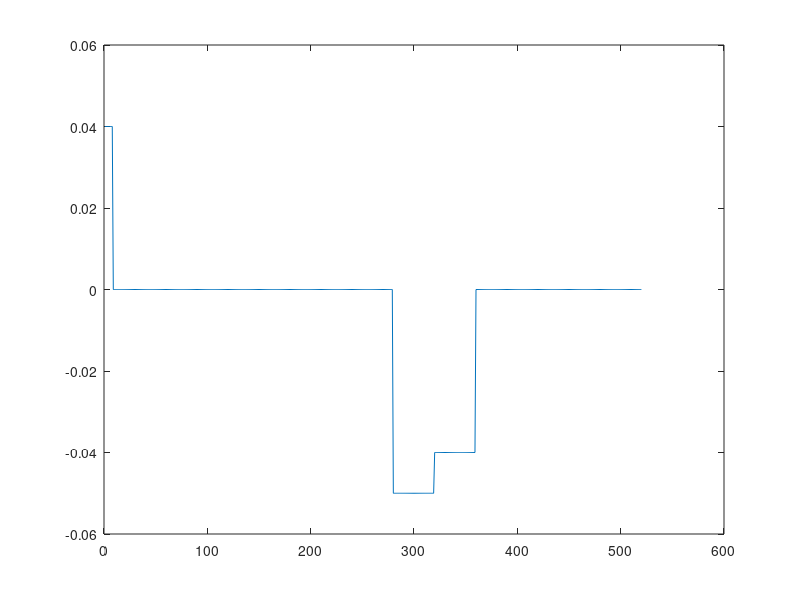
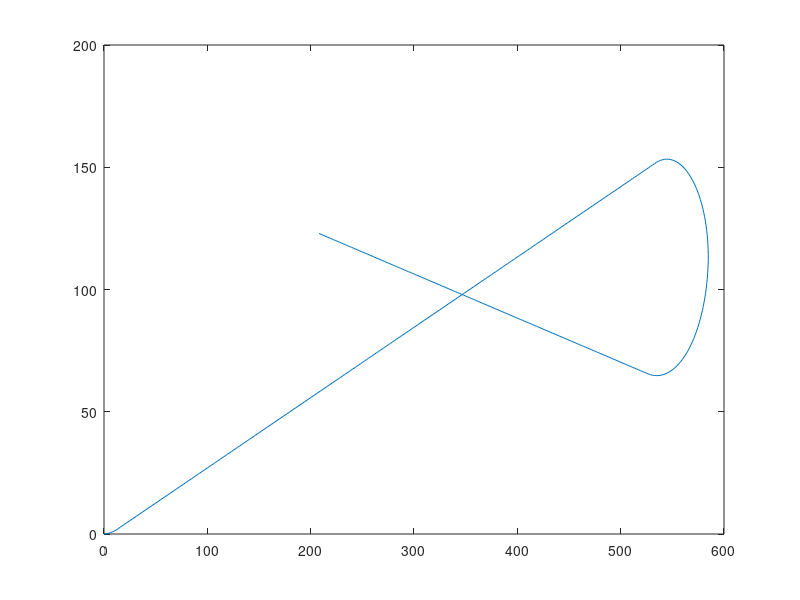

The MATLAB source for these figures, in order: (Note: this script raises an error after producing the figures.)
clc;clear;close

% Track Generator 2 - Track Circuit
% Note
% total time used = 61.2
% Time
ts = 0.1; % Sampling Time
ttotal = 52; % Total Simulation Time
% ttotal = 52; % Total Simulation Time
nt = ttotal/ts; % Total sampling
n = 0:ts:ttotal-ts; % Time every sampling
% Road Gradient1
psi_R = 0;
for k=2:nt
    if (k*ts<1)
        psi_R(k)=psi_R(k-1)+0.04;
    elseif (k*ts > 28)&&(k*ts <= 32)
        psi_R(k) = psi_R(k-1)-0.05;
    elseif (k*ts > 32)&&(k*ts <= 36)
        psi_R(k) = psi_R(k-1)-0.04;
        %     elseif (k*ts > 20)&&(k*ts <= 25)
        %         psi_R(k) = psi_R(k-1)-0.02;
        %     elseif (k*ts > 30)&&(k*ts <= 40)
        %         psi_R(k) = psi_R(k-1)-0.03;
        %     elseif (k*ts > 40)&&(k*ts <= 45)
        %         psi_R(k) = psi_R(k-1)+0.05;
        %     elseif (k*ts > 45)&&(k*ts <= 50)
        %         psi_R(k) = psi_R(k-1)-0.037;
        %     elseif (k*ts > 53)&&(k*ts <= 60)
        %         psi_R(k) = psi_R(k-1)-0.05;
    else
        psi_R(k) = psi_R(k-1);
    end
end
plot(psi_R)
% %road curvature2
% vx = 30; % Velocity used
% v_x = vx*ones(1,nt);
% llane = 100; % Lane Width
% tturn = 20; % Time used to lane changing
% tturn2 = 40;
%
% % Position Reference
% Ystr = llane*ones(1,nt);
% ysin = llane/2*(1+cos((0:ts:tturn)./tturn*pi));
% ysin2 = llane/2*(1+cos((tturn:ts:tturn2)./tturn*pi));
%
% yp = Ystr -[llane*ones(1,(nt-length(ysin)-length(ysin2))/2) ysin ysin2 llane*ones(1,(nt-length(ysin)-length(ysin2))/2)];
% xp = vx*n;
% %road gradient
% psi_R = [diff(yp)./diff(xp) 0];
% plot(psi_R)

% Road Curvature
curvature = [diff(psi_R) 0];
plot(curvature)
% Velocity Used
vx = 20;
v_x = vx*ones(1,nt);

% Position Reference
xp = 0; yp = 0;
for k=2:nt
    yp(k) = yp(k-1) + v_x(k)*ts*sin(psi_R(k));
    xp(k) = xp(k-1) + v_x(k)*ts*cos(psi_R(k));
end
%%
psi_Rm = 0;yp1=yp(1);xp1=xp(1);
for k=2:nt
    psi_Rm(k) = psi_Rm(k-1)+curvature(k);
    yp1(k) = yp1(k-1) + v_x(k)*ts*sin(psi_Rm(k));
    xp1(k) = xp1(k-1) + v_x(k)*ts*cos(psi_Rm(k));
end

figure
plot(xp1,yp1)

% Global Position
LateralDeviation=xlsread('HE25Np=10.xlsx','lateral');
YawDeviation=xlsread('HE25Np=10.xlsx','yaw');
LateralDeviation = LateralDeviation(2:521,2)';
YawDeviation = YawDeviation(2:521,2)';
%panggil nilai noise
lnoise=xlsread('HE25Np=10.xlsx','ldeviasi');
ynoise=xlsread('HE25Np=10.xlsx','ydeviasi');
lnoise = lnoise(2:521,2)';
ynoise = ynoise(2:521,2)';

xv=0;
yv=0;
psi_V = psi_R(1:end)+YawDeviation;

np = 10;

l_s = 5;
xv = xp1(1:end)-LateralDeviation.*sin(psi_Rm(1:end))-l_s*cos(psi_V);
yv = yp1(1:end)+LateralDeviation.*cos(psi_Rm(1:end))-l_s*sin(psi_V);
xn = xp1(1:end)-lnoise.*sin(psi_Rm(1:end))-l_s*cos(psi_V);
yn = yp1(1:end)+ynoise.*cos(psi_Rm(1:end))-l_s*sin(psi_V);
plot(xv,yv)
hold on
plot(xn,yn)
hold on
plot(xp1,yp1)
legend